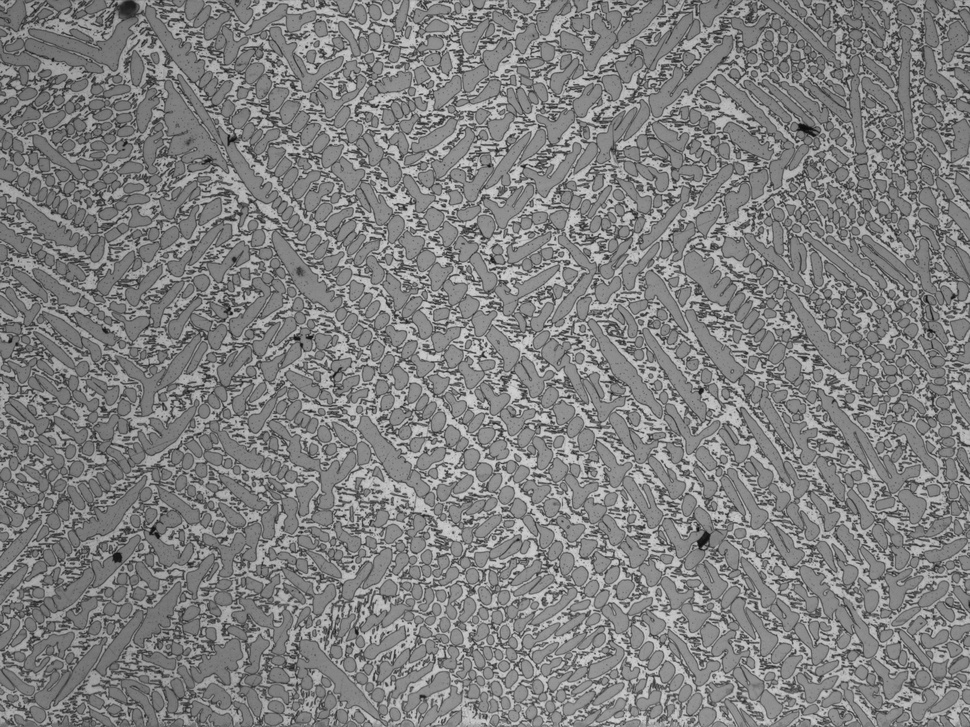
#> input picture demoImages/dendriticCrystal/1/1-044.jpg, 970 x 727 px, shrunk from 2584 x 1936 before the run
$ python zironStitch.py   (older library calls are emulated)
#> lines starting #> are read from the running program, lines starting #| are printed output that depends on the picture
### Stitcher.py
import numpy as np
import cv2
# from scipy.stats import mode
import time
import os
import glob
import copy
# import skimage.measure
# from numba import jit
import ImageUtility as Utility
import ImageFusion
import time

class ImageFeature():
    # 用来保存串行全局拼接中的第二张图像的特征点和描述子，为后续加速拼接使用，避免重复计算
    isBreak = True      # 判断是否上一次中断
    kps = None
    feature = None


class Stitcher(Utility.Method):
    '''
	    图像拼接类，包括所有跟材料显微组织图像配准相关函数
	'''
    isColorMode = True
    direction = 1               # 1： 第一张图像在上，第二张图像在下；   2： 第一张图像在左，第二张图像在右；
                                # 3： 第一张图像在下，第二张图像在上；   4： 第一张图像在右，第二张图像在左；
    directIncre = 1             # 拼接增长方向，可以为1. 0， -1
    fuseMethod = "notFuse"
    phaseResponseThreshold = 0.15
    tempImageFeature = ImageFeature()

    imageFusion = ImageFusion.ImageFusion()


    # [12 lines left out: function directionIncrease, not called in this run]

    def flowStitch(self, fileList, caculateOffsetMethod):
        """
        功能：序列拼接，从list的第一张拼接到最后一张，由于中间可能出现拼接失败，故记录截止文件索引
        :param fileList: 图像地址序列
        :param caculateOffsetMethod:计算偏移量方法
        :return: ((status, endfileIndex), stitchImage),（（拼接状态， 截止文件索引）， 拼接结果）
        """
        self.printAndWrite("Stitching the directory which have " + str(fileList[0]))
        fileNum = len(fileList)
        offsetList = []
        describtion = ""
        # calculating the offset for small image
        startTime = time.time()
        status = True
        endfileIndex = 0
        for fileIndex in range(0, fileNum - 1):
            self.printAndWrite("stitching " + str(fileList[fileIndex]) + " and " + str(fileList[fileIndex + 1]))
            # imageA = cv2.imread(fileList[fileIndex], 0)
            # imageB = cv2.imread(fileList[fileIndex + 1], 0)
            imageA = cv2.imdecode(np.fromfile(fileList[fileIndex], dtype=np.uint8), cv2.IMREAD_GRAYSCALE)
#> imageA is the input picture: shape (727, 970); min 8, max 210, mean 127.9
            imageB = cv2.imdecode(np.fromfile(fileList[fileIndex + 1], dtype=np.uint8), cv2.IMREAD_GRAYSCALE)
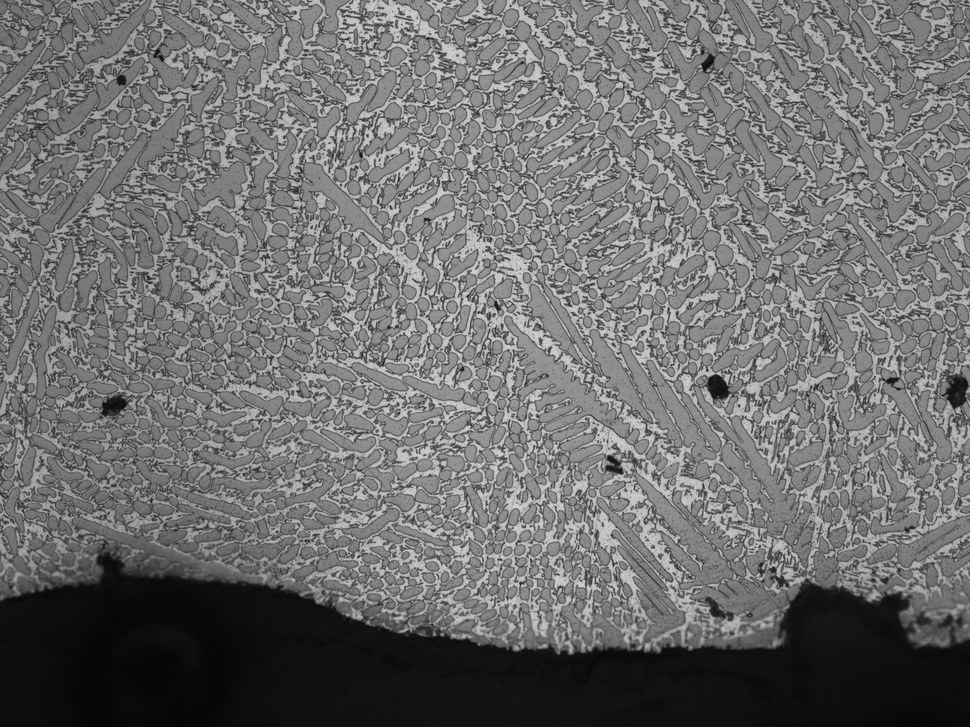
#> input picture demoImages/dendriticCrystal/1/1-045.jpg, 970 x 727 px, shrunk from 2584 x 1936 before the run
#> imageB is the input picture: shape (727, 970); min 4, max 214, mean 110.6
            if caculateOffsetMethod == self.calculateOffsetForPhaseCorrleate:
                (status, offset) = self.calculateOffsetForPhaseCorrleate([fileList[fileIndex], fileList[fileIndex + 1]])
            else:
                (status, offset) = caculateOffsetMethod([imageA, imageB])
            if status == False:
                describtion = "  " + str(fileList[fileIndex]) + " and " + str(fileList[fileIndex+1]) + " can not be stitched"
                break
            else:
                offsetList.append(offset)
                endfileIndex = fileIndex + 1
        endTime = time.time()

        self.printAndWrite("The time of registering is " + str(endTime - startTime) + "s")

        # stitching and fusing
        self.printAndWrite("start stitching")
        startTime = time.time()
        # offsetList = [[1784, 2], [1805, 2], [1809, 2], [1775, 2], [1760, 2], [1846, 2], [1809, 1], [1812, 2], [1786, 1], [1818, 3], [1786, 2], [1802, 2], [1722, 1], [1211, 1], [-10, 2411], [-1734, -1], [-1808, -1], [-1788, -3], [-1754, -1], [-1727, -2], [-1790, -3], [-1785, -2], [-1778, -1], [-1807, -2], [-1767, -2], [-1822, -3], [-1677, -2], [-1778, -2], [-1440, -1], [-2, 2410], [1758, 2], [1792, 2], [1794, 2], [1840, 3], [1782, 2], [1802, 3], [1782, 2], [1763, 3], [1738, 2], [1837, 3], [1781, 2], [1788, 18], [1712, 0], [1271, -11], [-3, 2478], [-1787, -1], [-1812, -2], [-1822, -2], [-1762, -1], [-1725, -2], [-1884, -2], [-1754, -2], [-1747, -1], [-1666, -1], [-1874, -3], [-1695, -2], [-1672, -1], [-1816, -2], [-1411, -1], [-4, 2431], [1874, 3], [1706, -3], [1782, 2], [1794, 2], [1732, 3], [1838, 3], [1721, 1], [1783, 3], [1805, 2], [1725, 3], [1828, 1], [1774, 3], [1776, 1], [1201, 1], [-16, 2405], [-1821, 0], [-1843, -2], [-1758, -2], [-1742, -3], [-1814, -2], [-1817, -2], [-1848, -2], [-1768, -2], [-1749, -2], [-1765, -2], [-1659, -2], [-1832, -2], [-1791, -2], [-1197, -1]]
        stitchImage = self.getStitchByOffset(fileList, offsetList)
        endTime = time.time()
        self.printAndWrite("The time of fusing is " + str(endTime - startTime) + "s")

        if status == False:
            self.printAndWrite(describtion)
        return ((status, endfileIndex), stitchImage)

    # [32 lines left out: function flowStitchWithMutiple, not called in this run]

    def imageSetStitch(self, projectAddress, outputAddress, fileNum, caculateOffsetMethod, startNum = 1, fileExtension = "jpg", outputfileExtension = "jpg"):
        """
        功能：图像集拼接方法
        :param projectAddress: 项目地址
        :param outputAddress: 输出地址
        :param fileNum: 共多少个文件
        :param caculateOffsetMethod: 计算偏移量方法
        :param startNum: 从第几个文件开始拼
        :param fileExtension: 输入文件扩展名
        :param outputfileExtension:输出文件扩展名
        :return:
        """
        for i in range(startNum, fileNum+1):
            fileAddress = projectAddress + "\\" + str(i) + "\\"
            fileList = glob.glob(fileAddress + "*." + fileExtension)
            if not os.path.exists(outputAddress):
                os.makedirs(outputAddress)
            Stitcher.outputAddress = outputAddress
            (status, result) = self.flowStitch(fileList, caculateOffsetMethod)
            self.tempImageFeature.isBreak = True
            cv2.imwrite(outputAddress + "\\stitching_result_" + str(i) + "." + outputfileExtension, result)
            if status == False:
                self.printAndWrite("stitching Failed")

    # [106 lines left out: functions imageSetStitchWithMutiple, calculateOffsetForPhaseCorrleate, calculateOffsetForPhaseCorrleateIncre, not called in this run]

    def calculateOffsetForFeatureSearch(self, images):
        '''
        功能：采用特征搜索计算偏移量
        :param images: [imageA, imageB]
        :return:(status, offset)
        '''
        (imageA, imageB) = images
        offset = [0, 0]
        status = False
        if self.isEnhance == True:
            if self.isClahe == True:
                clahe = cv2.createCLAHE(clipLimit=self.clipLimit, tileGridSize=(self.tileSize, self.tileSize))
                imageA = clahe.apply(imageA)
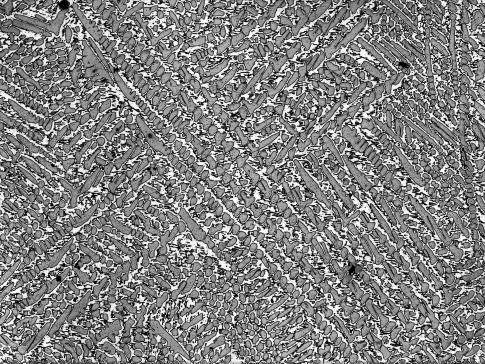
#> imageA: shape (727, 970) (shown at 1/2 size); min 0, max 255, mean 129.1
                imageB = clahe.apply(imageB)
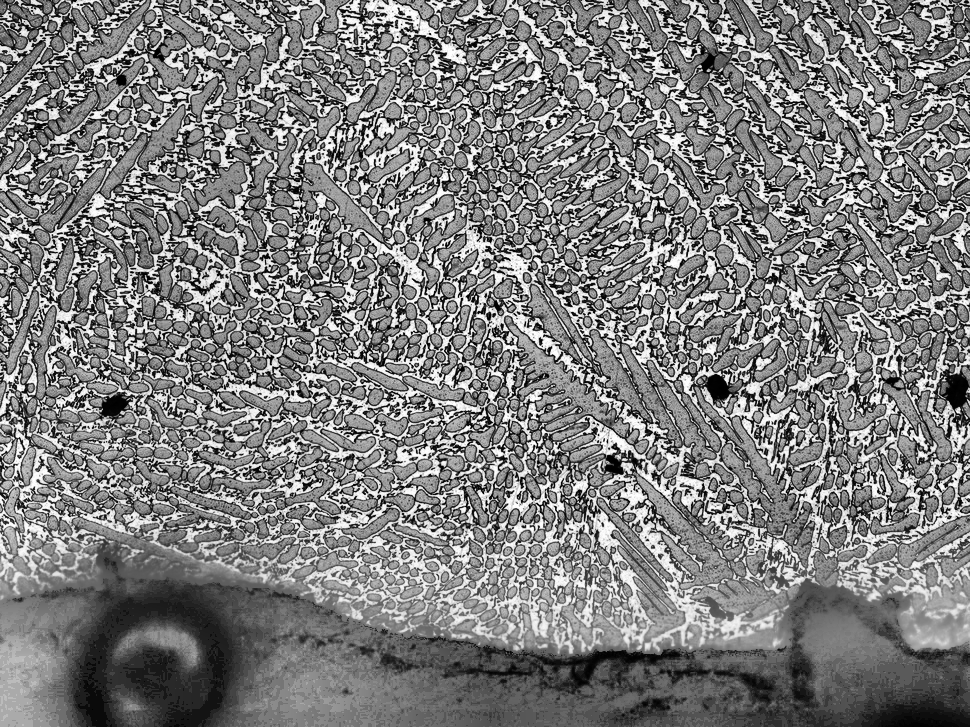
#> imageB: shape (727, 970); min 0, max 255, mean 125.8
            elif self.isClahe == False:
                imageA = cv2.equalizeHist(imageA)
                imageB = cv2.equalizeHist(imageB)
        # get the feature points
        if self.tempImageFeature.isBreak == True:
            (kpsA, featuresA) = self.detectAndDescribe(imageA, featureMethod=self.featureMethod)
            (kpsB, featuresB) = self.detectAndDescribe(imageB, featureMethod=self.featureMethod)
            self.tempImageFeature.isBreak = False
            self.tempImageFeature.kps = kpsB
            self.tempImageFeature.feature = featuresB
        else:
            kpsA = self.tempImageFeature.kps
            featuresA = self.tempImageFeature.feature
            (kpsB, featuresB) = self.detectAndDescribe(imageB, featureMethod=self.featureMethod)
            self.tempImageFeature.isBreak = False
            self.tempImageFeature.kps = kpsB
            self.tempImageFeature.feature = featuresB
        if featuresA is not None and featuresB is not None:
            matches = self.matchDescriptors(featuresA, featuresB)
            # match all the feature points
            if self.offsetCaculate == "mode":
                (status, offset) = self.getOffsetByMode(kpsA, kpsB, matches, offsetEvaluate = self.offsetEvaluate)
            elif self.offsetCaculate == "ransac":
                (status, offset, adjustH) = self.getOffsetByRansac(kpsA, kpsB, matches, offsetEvaluate = self.offsetEvaluate)
        if status == False:
            self.tempImageFeature.isBreak = True
            return (status, "  The two images can not match")
        elif status == True:
            self.tempImageFeature.isBreak = False
            self.printAndWrite("  The offset of stitching: dx is " + str(offset[0]) + " dy is " + str(offset[1]))
            return (status, offset)

    # [62 lines left out: function calculateOffsetForFeatureSearchIncre, not called in this run]

    def getStitchByOffset(self, fileList, originOffsetList):
        '''
        功能：通过偏移量列表和文件列表得到最终的拼接结果
        :param fileList: 图像列表
        :param originOffsetList: 偏移量列表
        :return: ndarry，图像
        '''
        # 如果你不细心，不要碰这段代码
        # 已优化到根据指针来控制拼接，CPU下最快了
        dxSum = dySum = 0
        imageList = []
        # imageList.append(cv2.imread(fileList[0], 0))
        if self.isColorMode:
            imageList.append(cv2.imdecode(np.fromfile(fileList[0], dtype=np.uint8), cv2.IMREAD_COLOR))
        else:
            imageList.append(cv2.imdecode(np.fromfile(fileList[0], dtype=np.uint8), cv2.IMREAD_GRAYSCALE))
        resultRow = imageList[0].shape[0]         # 拼接最终结果的横轴长度,先赋值第一个图像的横轴
        resultCol = imageList[0].shape[1]         # 拼接最终结果的纵轴长度,先赋值第一个图像的纵轴
        originOffsetList.insert(0, [0, 0])        # 增加第一张图像相对于最终结果的原点的偏移量

        rangeX = [[0,0] for x in range(len(originOffsetList))]  # 主要用于记录X方向最大最小边界
        rangeY = [[0, 0] for x in range(len(originOffsetList))] # 主要用于记录Y方向最大最小边界
        # print("originOffsetList=",originOffsetList)
        offsetList = copy.deepcopy(originOffsetList)
        rangeX[0][1] = imageList[0].shape[0]
        rangeY[0][1] = imageList[0].shape[1]

        for i in range(1, len(offsetList)):
            # self.printAndWrite("  stitching " + str(fileList[i]))
            # 适用于流形拼接的校正,并更新最终图像大小
            # tempImage = cv2.imread(fileList[i], 0)
            if Stitcher.isColorMode:
                tempImage = cv2.imdecode(np.fromfile(fileList[i], dtype=np.uint8), cv2.IMREAD_COLOR)
            else:
                tempImage = cv2.imdecode(np.fromfile(fileList[i], dtype=np.uint8), cv2.IMREAD_GRAYSCALE)
            dxSum = dxSum + offsetList[i][0]
            dySum = dySum + offsetList[i][1]
            # self.printAndWrite("  The dxSum is " + str(dxSum) + " and the dySum is " + str(dySum))
            if dxSum <= 0:
                for j in range(0, i):
                    offsetList[j][0] = offsetList[j][0] + abs(dxSum)
                    rangeX[j][0] = rangeX[j][0] + abs(dxSum)
                    rangeX[j][1] = rangeX[j][1] + abs(dxSum)
                resultRow = resultRow + abs(dxSum)
                rangeX[i][1] = resultRow
                dxSum = rangeX[i][0] = offsetList[i][0] = 0
            else:
                offsetList[i][0] = dxSum
                resultRow = max(resultRow, dxSum + tempImage.shape[0])
                rangeX[i][1] = resultRow
            if dySum <= 0:
                for j in range(0, i):
                    offsetList[j][1] = offsetList[j][1] + abs(dySum)
                    rangeY[j][0] = rangeY[j][0] + abs(dySum)
                    rangeY[j][1] = rangeY[j][1] + abs(dySum)
                resultCol = resultCol + abs(dySum)
                rangeY[i][1] = resultCol
                dySum = rangeY[i][0] = offsetList[i][1] = 0
            else:
                offsetList[i][1] = dySum
                resultCol = max(resultCol, dySum + tempImage.shape[1])
                rangeY[i][1] = resultCol
            imageList.append(tempImage)
        stitchResult = None
        if self.isColorMode:
            stitchResult = np.zeros((resultRow, resultCol, 3), np.int) - 1
        else:
            stitchResult = np.zeros((resultRow, resultCol), np.int) - 1
        # stitchResult = np.zeros((resultRow, resultCol), np.int)
        self.printAndWrite("  The rectified offsetList is " + str(offsetList))
        # 如上算出各个图像相对于原点偏移量，并最终计算出输出图像大小，并构造矩阵，如下开始赋值
        for i in range(0, len(offsetList)):
            self.printAndWrite("  stitching " + str(fileList[i]))
            if i == 0:
                if self.isColorMode:
                    stitchResult[offsetList[0][0]: offsetList[0][0] + imageList[0].shape[0], offsetList[0][1]: offsetList[0][1] + imageList[0].shape[1], :] = imageList[0]
                else:
                    stitchResult[offsetList[0][0]: offsetList[0][0] + imageList[0].shape[0], offsetList[0][1]: offsetList[0][1] + imageList[0].shape[1]] = imageList[0]
            else:
                if self.fuseMethod == "notFuse":
                    # 适用于无图像融合，直接覆盖
                    # self.printAndWrite("Stitch " + str(i+1) + "th, the roi_ltx is " + str(offsetList[i][0]) + " and the roi_lty is " + str(offsetList[i][1]))
                    if self.isColorMode:
                        stitchResult[offsetList[i][0]: offsetList[i][0] + imageList[i].shape[0], offsetList[i][1]: offsetList[i][1] + imageList[i].shape[1], :] = imageList[i]
                    else:
                        stitchResult[offsetList[i][0]: offsetList[i][0] + imageList[i].shape[0], offsetList[i][1]: offsetList[i][1] + imageList[i].shape[1]] = imageList[i]
                else:
                    # 适用于图像融合算法，切出 roiA 和 roiB 供图像融合
                    minOccupyX = rangeX[i-1][0]
                    maxOccupyX = rangeX[i-1][1]
                    minOccupyY = rangeY[i-1][0]
                    maxOccupyY = rangeY[i-1][1]
                    # self.printAndWrite("Stitch " + str(i + 1) + "th, the offsetList[i][0] is " + str(
                    #     offsetList[i][0]) + " and the offsetList[i][1] is " + str(offsetList[i][1]))
                    # self.printAndWrite("Stitch " + str(i + 1) + "th, the minOccupyX is " + str(
                    #     minOccupyX) + " and the maxOccupyX is " + str(maxOccupyX) + " and the minOccupyY is " + str(
                    #     minOccupyY) + " and the maxOccupyY is " + str(maxOccupyY))
                    roi_ltx = max(offsetList[i][0], minOccupyX)
                    roi_lty = max(offsetList[i][1], minOccupyY)
                    roi_rbx = min(offsetList[i][0] + imageList[i].shape[0], maxOccupyX)
                    roi_rby = min(offsetList[i][1] + imageList[i].shape[1], maxOccupyY)
                    # self.printAndWrite("Stitch " + str(i + 1) + "th, the roi_ltx is " + str(
                    #     roi_ltx) + " and the roi_lty is " + str(roi_lty) + " and the roi_rbx is " + str(
                    #     roi_rbx) + " and the roi_rby is " + str(roi_rby))

                    if self.isColorMode:
                        roiImageRegionA = stitchResult[roi_ltx:roi_rbx, roi_lty:roi_rby, :].copy()
                        stitchResult[offsetList[i][0]: offsetList[i][0] + imageList[i].shape[0], offsetList[i][1]: offsetList[i][1] + imageList[i].shape[1], :] = imageList[i]
                        roiImageRegionB = stitchResult[roi_ltx:roi_rbx, roi_lty:roi_rby, :].copy()
                        stitchResult[roi_ltx:roi_rbx, roi_lty:roi_rby, :] = self.fuseImage([roiImageRegionA, roiImageRegionB], originOffsetList[i][0], originOffsetList[i][1])
                    else:
                        roiImageRegionA = stitchResult[roi_ltx:roi_rbx, roi_lty:roi_rby].copy()
                        stitchResult[offsetList[i][0]: offsetList[i][0] + imageList[i].shape[0], offsetList[i][1]: offsetList[i][1] + imageList[i].shape[1]] = imageList[i]
                        roiImageRegionB = stitchResult[roi_ltx:roi_rbx, roi_lty:roi_rby].copy()
                        stitchResult[roi_ltx:roi_rbx, roi_lty:roi_rby] = self.fuseImage([roiImageRegionA, roiImageRegionB], originOffsetList[i][0], originOffsetList[i][1])
        # print("originOffsetList=", originOffsetList)
        stitchResult[stitchResult == -1] = 0
        return stitchResult.astype(np.uint8)

    # [38 lines left out: function fuseImage, not called in this run]

# [5 lines that do not run on import are left out]

### ImageUtility.py
import numpy as np
import cv2
import math
from myGpuFeatures import myGpuFeatures
# from scipy.stats import mode

class Method():
    # 关于打印信息的设置
    outputAddress = "result/"
    isEvaluate = False          # 是否输出到检验txt文件
    evaluateFile = "evaluate.txt"
    isPrintLog = True           # 是否在屏幕打印过程信息

    # 关于特征搜索的设置
    featureMethod = "surf"      # "sift","surf" or "orb"
    roiRatio = 0.1              # roi length for stitching in first direction
    searchRatio = 0.75          # 0.75 is common value for matches

    # 关于 GPU 加速的设置
    isGPUAvailable = False       # 判断GPU目前是否可用

    # 关于 GPU-SURF 的设置
    surfHessianThreshold = 100.0
    surfNOctaves = 4
    surfNOctaveLayers = 3
    surfIsExtended = True
    surfKeypointsRatio = 0.01
    surfIsUpright = False

    # 关于 GPU-ORB 的设置
    orbNfeatures = 5000
    orbScaleFactor = 1.2
    orbNlevels = 8
    orbEdgeThreshold = 31
    orbFirstLevel = 0
    orbWTA_K = 2
    orbPatchSize = 31
    orbFastThreshold = 20
    orbBlurForDescriptor = False
    orbMaxDistance = 30

    # 关于特征配准的设置
    offsetCaculate = "mode"     # "mode" or "ransac"
    offsetEvaluate = 3           # 40 menas nums of matches for mode, 3.0 menas  of matches for ransac

    # 关于图像增强的操作
    isEnhance = False
    isClahe = False
    clipLimit = 20
    tileSize = 5

    def printAndWrite(self, content):
        """
        功能：向屏幕和文件打印输出内容
        :param content: 打印内容
        :return:
        """
        if self.isPrintLog:
            print(content)
        if self.isEvaluate:
            f = open(self.outputAddress + self.evaluateFile, "a")   # 在文件末尾追加
            f.write(content)
            f.write("\n")
            f.close()

    # [72 lines left out: functions getROIRegionForIncreMethod, getROIRegion, not called in this run]

    def getOffsetByMode(self, kpsA, kpsB, matches, offsetEvaluate = 10):
        """
        功能：通过求众数的方法获得偏移量
        :param kpsA: 第一张图像的特征
        :param kpsB: 第二张图像的特征
        :param matches: 配准列表
        :param offsetEvaluate: 如果众数的个数大于本阈值，则配准正确，默认为10
        :return: 返回(totalStatus, [dx, dy]), totalStatus 是否正确，[dx, dy]默认[0, 0]
        """
        totalStatus = True
        if len(matches) == 0:
            totalStatus = False
            return (totalStatus, [0, 0])
        dxList = []; dyList = [];
        for trainIdx, queryIdx in matches:
            ptA = (kpsA[queryIdx][1], kpsA[queryIdx][0])
            ptB = (kpsB[trainIdx][1], kpsB[trainIdx][0])
            # dxList.append(int(round(ptA[0] - ptB[0])))
            # dyList.append(int(round(ptA[1] - ptB[1])))
            if int(ptA[0] - ptB[0]) == 0 and int(ptA[1] - ptB[1]) == 0:
                continue
            dxList.append(int(ptA[0] - ptB[0]))
            dyList.append(int(ptA[1] - ptB[1]))
        if len(dxList) == 0:
            dxList.append(0); dyList.append(0)
        # Get Mode offset in [dxList, dyList], thanks for clovermini
        zipped = zip(dxList, dyList)
        zip_list = list(zipped)
        zip_dict = dict((a, zip_list.count(a)) for a in zip_list)
        zip_dict_sorted = dict(sorted(zip_dict.items(), key=lambda x: x[1], reverse=True))

        dx = list(zip_dict_sorted)[0][0]
        dy = list(zip_dict_sorted)[0][1]
        num = zip_dict_sorted[list(zip_dict_sorted)[0]]
        # print("dx = " + str(dx) + ", dy = " + str(dy) + ", num = " + str(num))

        if num < offsetEvaluate:
            totalStatus = False
        # self.printAndWrite("  In Mode, The number of num is " + str(num) + " and the number of offsetEvaluate is "+str(offsetEvaluate))
        return (totalStatus, [dx, dy])

    # [67 lines left out: functions getOffsetByRansac, npToListForKeypoints, npToListForMatches, npToKpsAndDescriptors, not called in this run]

    def detectAndDescribe(self, image, featureMethod):
        '''
    	功能：计算图像的特征点集合，并返回该点集＆描述特征
    	:param image:需要分析的图像
    	:return:返回特征点集，及对应的描述特征(kps, features)
    	'''
#> called with featureMethod = 'sift'
        if self.isGPUAvailable == False: # CPU mode
            if featureMethod == "sift":
                descriptor = cv2.xfeatures2d.SIFT_create()
            elif featureMethod == "surf":
                descriptor = cv2.xfeatures2d.SURF_create()
            elif featureMethod == "orb":
                descriptor = cv2.ORB_create(self.orbNfeatures, self.orbScaleFactor, self.orbNlevels, self.orbEdgeThreshold, self.orbFirstLevel, self.orbWTA_K, 0, self.orbPatchSize, self.orbFastThreshold)
            # 检测SIFT特征点，并计算描述子
            kps, features = descriptor.detectAndCompute(image, None)
#> kps = 21208 keypoints; strongest (x, y, size): (306, 47, 2), (322, 421, 2), (177, 34, 2.1), (353, 567, 2.5)
#> (the rest of the program and of its run is left out)
